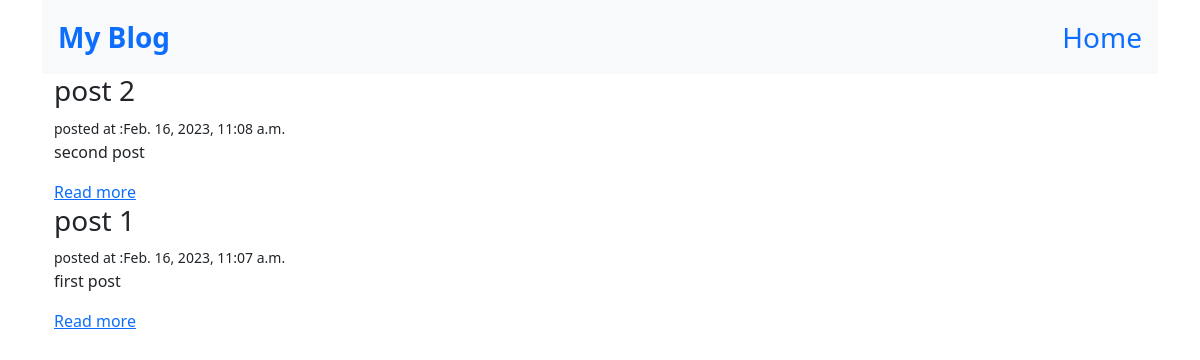
The page / on the database its author committed.
### blog/models.py (models this page shows)
class Post(models.Model):
    title = models.CharField(max_length=255)
    slug = models.SlugField()
    intro = models.TextField()
    body = models.TextField()
    date_added = models.DateTimeField(auto_now_add=True)
    class Meta:
        ordering  = ['-date_added']

### blog/views.py (the view)
# urls.py: path('',views.index,name='index'),
def index(request):
    posts = Post.objects.all()
    context={
        'posts': posts
    }
    return render(request, 'blog/index.html',context)

### blog/templates/blog/index.html
{% extends 'blog/base.html' %}
{% block content %}
    {% for post in posts %}
        <div>
            <h3>
                {{ post.title }}
            </h3>
            <small>posted at :{{ post.date_added }}</small>
            <p>{{post.intro}}</p>
            <a href="{% url 'post_detail' post.slug %}">Read more</a>
        </div>
    {% endfor %}
{% endblock %}

### rows shown on the page
Post: title "post 2", date_added "Feb. 16, 2023, 11:08 a.m.", intro "second post"
Post: title "post 1", date_added "Feb. 16, 2023, 11:07 a.m.", intro "first post"
